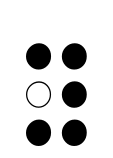
#> input picture uploads/21d4d960-a7ee-43f9-90a6-87545126b1c4.jpg, 113 x 158 px
$ python inference.py uploads/21d4d960-a7ee-43f9-90a6-87545126b1c4.jpg
#> lines starting #> are read from the running program, lines starting #| are printed output that depends on the picture
#> in run_inference, img is the input picture: shape (158, 113, 3); min 0, max 255, mean 216.7
import cv2
import numpy as np
import sys
import os
from ultralytics import YOLO

print("Loading BrailleVision model...")
# Path matching your directory hierarchy structure
MODEL_PATH = r"C:\Users\HP\OneDrive\Desktop\braillevision\model_weights\best.pt"

_model = None
def get_model():
    global _model
    if _model is None:
        if not os.path.exists(MODEL_PATH):
            print(f"⚠️ Warning: Model weights not found at {MODEL_PATH}. Using fallback structure.")
            _model = YOLO("yolov8s.pt")
        else:
            print(f"🎯 Successfully loaded hackathon model weights from {MODEL_PATH}")
            _model = YOLO(MODEL_PATH)
    return _model

CLASSES = list("abcdefghijklmnopqrstuvwxyz")

# Maps standard Braille sequence: (Dot1, Dot2, Dot3, Dot4, Dot5, Dot6)
BRAILLE_MAP = {
    (1,0,0,0,0,0):'a', (1,1,0,0,0,0):'b', (1,0,0,1,0,0):'c',
    (1,0,0,1,1,0):'d', (1,0,0,0,1,0):'e', (1,1,0,1,0,0):'f',
    (1,1,0,1,1,0):'g', (1,1,0,0,1,0):'h', (0,1,0,1,0,0):'i',
    (0,1,0,1,1,0):'j', (1,0,1,0,0,0):'k', (1,1,1,0,0,0):'l',
    (1,0,1,1,0,0):'m', (1,0,1,1,1,0):'n', (1,0,1,0,1,0):'o',
    (1,1,1,1,0,0):'p', (1,1,1,1,1,0):'q', (1,1,1,0,1,0):'r',
    (0,1,1,1,0,0):'s', (0,1,1,1,1,0):'t', (1,0,1,0,0,1):'u',
    (1,1,1,0,0,1):'v', (0,1,0,1,1,1):'w', (1,0,1,1,0,1):'x',
    (1,0,1,1,1,1):'y', (1,0,1,0,1,1):'z',
}

def enhance_image(img):
    """Enhance real physical Braille images"""
    h, w = img.shape[:2]
#> h = 158; w = 113
    if w > 1920:
        scale = 1920 / w
        img = cv2.resize(img, (int(w*scale), int(h*scale)))

    gray = cv2.cvtColor(img, cv2.COLOR_BGR2GRAY)
    clahe = cv2.createCLAHE(clipLimit=4.0, tileGridSize=(8,8))
    enhanced = clahe.apply(gray)

    kernel = np.array([[0,-1,0],[-1,5,-1],[0,-1,0]])
    sharpened = cv2.filter2D(enhanced, -1, kernel)
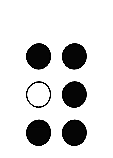
#> sharpened: shape (158, 113); min 0, max 255, mean 217.1
    return img, sharpened

# [59 lines left out: functions detect_dots_opencv, dots_to_braille_chars, not called in this run]

def run_inference(image_path):
    print(f"\nProcessing: {image_path}")
    if not os.path.exists(image_path): return "error"

    img = cv2.imread(image_path)
    if img is None: return "error"

    img_enhanced, _ = enhance_image(img)

    # ── Method 1: YOLO classification ──
    model = get_model()
    results = model(img_enhanced, conf=0.35, verbose=False)
    boxes = results[0].boxes
    print(f"YOLO detected {len(boxes)} cells")

    if len(boxes) > 0:
        cells = []
        for i, box in enumerate(boxes.xyxy.cpu().numpy()):
            x1, y1, x2, y2 = map(int, box)
            class_id = int(boxes.cls[i].cpu().numpy())
            conf = float(boxes.conf[i].cpu().numpy())
            char = CLASSES[class_id] if 0 <= class_id < 26 else '?'
            cells.append({'box': (x1, y1, x2, y2), 'char': char, 'h': (y2 - y1)})

        # Robust Line-by-Line Spatial Text Reconstruction Algorithm
        cells.sort(key=lambda c: c['box'][1])
        lines, current_line = [], []

        for c in cells:
            if not current_line:
                current_line.append(c)
            else:
                if abs(c['box'][1] - current_line[0]['box'][1]) < (current_line[0]['h'] * 0.6):
                    current_line.append(c)
                else:
                    current_line.sort(key=lambda item: item['box'][0])
                    lines.append(current_line)
                    current_line = [c]
        if current_line:
            current_line.sort(key=lambda item: item['box'][0])
            lines.append(current_line)

        text = ' '.join(''.join(c['char'] for c in line) for line in lines)
        print(f"YOLO structured text result: '{text}'")
        if text.strip(): return text

    # ── Method 2: OpenCV dot detection fallback ──
    print("Trying OpenCV dot detection...")
    circles = detect_dots_opencv(img_enhanced)
    if circles is not None:
        text = dots_to_braille_chars(circles, img_enhanced.shape)
        if text: return text

    # ── Method 3: filename fallback ──
    letter = os.path.basename(image_path)[0].lower()
    return letter if letter in CLASSES else "?"

if __name__ == '__main__':
    path = sys.argv[1] if len(sys.argv) > 1 else 'sample_inputs/test.jpg'
    print(f"\nFINAL RESULT: {run_inference(path)}")
#> (the call stopped at in get_model, `_model = YOLO("yolov8s.pt")`: ultralytics is not available in this run)

$ run again, on uploads/d0ed5003-80ce-4227-a2c7-0d81f696b06a.jpg
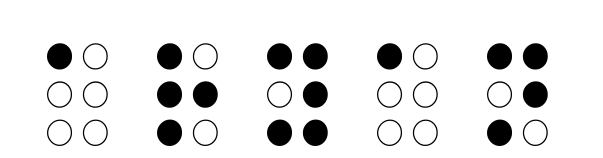
#> input picture uploads/d0ed5003-80ce-4227-a2c7-0d81f696b06a.jpg, 603 x 158 px
#> in run_inference, img is the input picture: shape (158, 603, 3); min 0, max 255, mean 230.3
#> in enhance_image, `sharpened = cv2.filter2D(enhanced, -1, kernel)`:
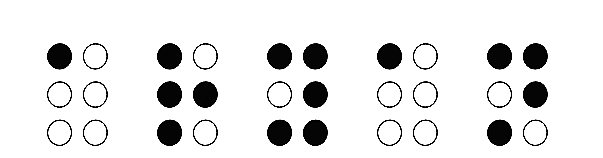
#> sharpened: shape (158, 603); min 0, max 255, mean 230.4
